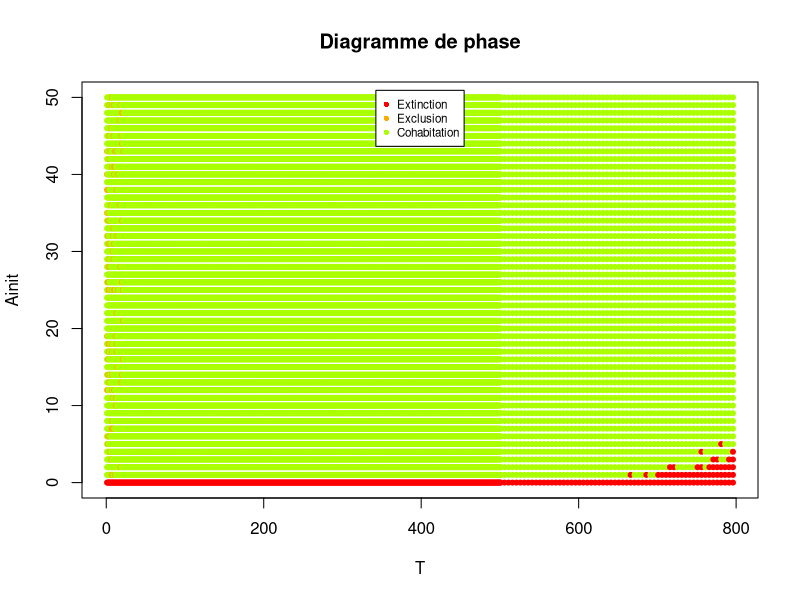

Here is the R script that generated this plot:
rm(list=ls())
library(ggplot2)

data = read.table("phasesuite.txt")
T = data$V1
A_init = data$V2
Ga = data$V3
Gb = data$V4
res = Ga

for (i in 1:length(res)){
  if (Gb[i]==0 && Ga[i]==0) res[i]=0 #Extinction
  else if (Gb[i]==0) res[i]=1 #Exclusion
  else res[i]=2 #Cohabitation
}
result = cbind(T,A_init,res)
etat <- factor(result[,3])
mescouleurs <- rainbow(n=9)
plot(result[,1], result[,2], pch = 20, 
     col = mescouleurs[etat],main="Diagramme de phase",
     xlab="T",ylab="Ainit")
legend("top", inset = 0.02, pch = 16, 
       legend = c("Extinction","Exclusion","Cohabitation"), 
       col = mescouleurs, cex=0.7)

p = ggplot(data=as.data.frame(result), 
           aes(x=T, y=A_init, colour=mescouleurs[etat]))
p <- p + geom_point(size=1)
p <- p + ggtitle("Diagramme de phase")
